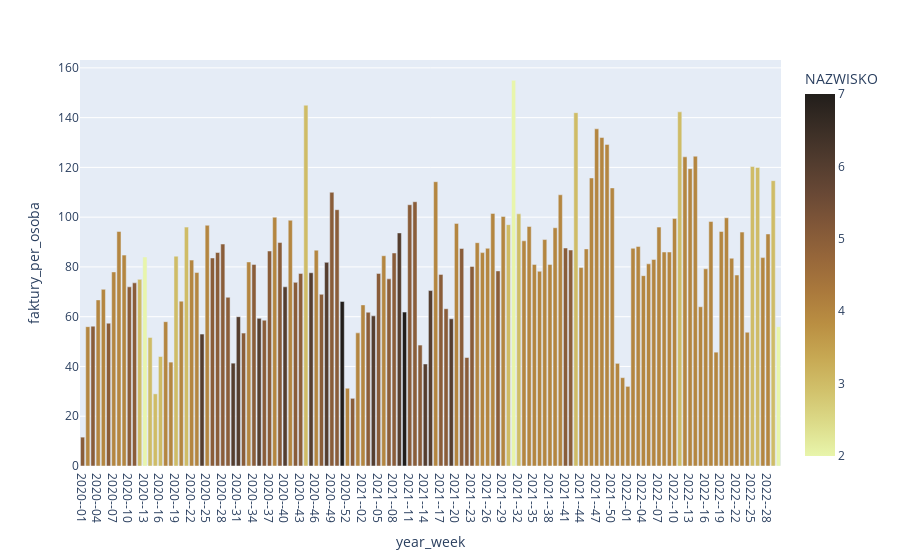

The notebook cell saved with this chart:
### Code cell
tmp=df_zamowienia.groupby(['czy_z_kuponow','year_week']).agg({'FAKTURA':'nunique',
                                                          'NAZWISKO':'nunique'}).reset_index()
tmp['faktury_per_osoba']=tmp['FAKTURA']/tmp['NAZWISKO']
px.bar(tmp.loc[tmp['czy_z_kuponow']=='tak'],
      x='year_week',
      y='faktury_per_osoba',
      color='NAZWISKO',
      color_continuous_scale='turbid')

### Figure 1 — Plotly figure (JSON) as saved in the notebook; plotly's stock layout.template omitted (floating-point values rounded to 4 significant figures; data arrays with more than 128 entries replaced by an {"elided": "..."} marker saying what was removed)
{"data": [{"alignmentgroup": "True", "hovertemplate": "year_week=%{x}<br>faktury_per_osoba=%{y}<br>NAZWISKO=%{marker.color}<extra></extra>", "legendgroup": "", "marker": {"color": {"elided": "135 int values"}, "coloraxis": "coloraxis", "pattern": {"shape": ""}}, "name": "", "offsetgroup": "", "orientation": "v", "showlegend": false, "textposition": "auto", "type": "bar", "x": {"elided": "135 str values"}, "xaxis": "x", "y": {"elided": "135 float values"}, "yaxis": "y"}], "layout": {"autosize": true, "barmode": "relative", "coloraxis": {"colorbar": {"title": {"text": "NAZWISKO"}}, "colorscale": [[0, "rgb(232, 245, 171)"], [0.09091, "rgb(220, 219, 137)"], [0.1818, "rgb(209, 193, 107)"], [0.2727, "rgb(199, 168, 83)"], [0.3636, "rgb(186, 143, 66)"], [0.4545, "rgb(170, 121, 60)"], [0.5455, "rgb(151, 103, 58)"], [0.6364, "rgb(129, 87, 56)"], [0.7273, "rgb(104, 72, 53)"], [0.8182, "rgb(80, 59, 46)"], [0.9091, "rgb(57, 45, 37)"], [1, "rgb(34, 30, 27)"]]}, "legend": {"tracegroupgap": 0}, "margin": {"t": 60}, "xaxis": {"anchor": "y", "autorange": true, "domain": [0, 1], "range": [-0.5, 134.5], "title": {"text": "year_week"}, "type": "category"}, "yaxis": {"anchor": "x", "autorange": true, "domain": [0, 1], "range": [0, 163.2], "title": {"text": "faktury_per_osoba"}, "type": "linear"}}}
